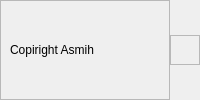
        <widget class="QWidget" name="footerContainer" native="true">
         <layout class="QHBoxLayout" name="horizontalLayout_11">
          <property name="spacing">
           <number>0</number>
          </property>
          <property name="leftMargin">
           <number>0</number>
          </property>
          <property name="topMargin">
           <number>0</number>
          </property>
          <property name="rightMargin">
           <number>0</number>
          </property>
          <property name="bottomMargin">
           <number>0</number>
          </property>
          <item>
           <widget class="QFrame" name="frame_11">
            <property name="frameShape">
             <enum>QFrame::StyledPanel</enum>
            </property>
            <property name="frameShadow">
             <enum>QFrame::Raised</enum>
            </property>
            <layout class="QHBoxLayout" name="horizontalLayout_12">
             <item>
              <widget class="QLabel" name="label_13">
               <property name="text">
                <string>Copiright Asmih</string>
               </property>
              </widget>
             </item>
            </layout>
           </widget>
          </item>
          <item>
           <widget class="QFrame" name="sizeGrip">
            <property name="minimumSize">
             <size>
              <width>30</width>
              <height>30</height>
             </size>
            </property>
            <property name="maximumSize">
             <size>
              <width>30</width>
              <height>30</height>
             </size>
            </property>
            <property name="frameShape">
             <enum>QFrame::StyledPanel</enum>
            </property>
            <property name="frameShadow">
             <enum>QFrame::Raised</enum>
            </property>
           </widget>
          </item>
         </layout>
        </widget>
